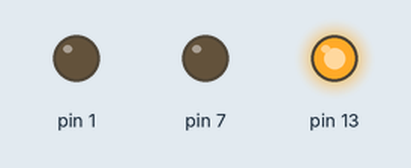
The sketch below on a simulated Arduino Uno, built with avr-gcc and run on an emulated ATmega328P. Shown: output pins drawn as LEDs (lit = HIGH).

Above: at 0.5 s.
At 2.5 s:
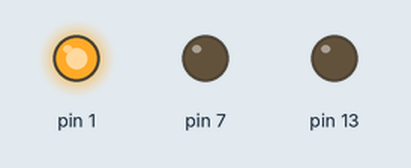
At 4.5 s:
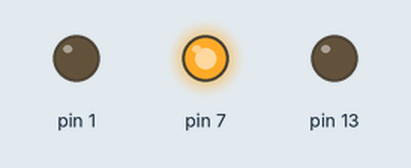
At 5.5 s:
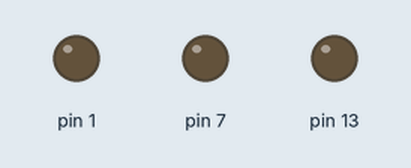
Timing chart, 0 to 7.8 s (numbered marks = the images above):
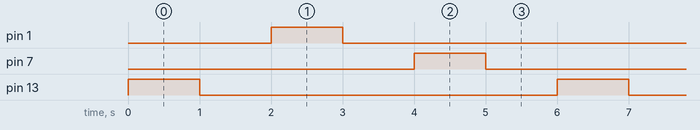

Measured:
- by itself, pin 1, pin 7, pin 13: alternates HIGH for 1.0 s and LOW for 5.0 s
- by itself, everything shown: repeats every 6.0 s, in 6 steps

The sketch:

surprising_luulia1.ino
```cpp
// C++ code
//
int Red = 13;
int Green = 1;
int Yellow = 7;
void setup()
{
  pinMode(13, OUTPUT);
  pinMode(1, OUTPUT);
  pinMode(7, OUTPUT);
}

void loop()
{
  digitalWrite(13, HIGH);
  delay(1000); // Wait for 1000 millisecond(s)
  digitalWrite(13, LOW);
  delay(1000); // Wait for 1000 millisecond(s)
  digitalWrite(1, HIGH);
  delay(1000);
  digitalWrite(1, LOW);
    delay(1000);
  digitalWrite(7, HIGH);
  delay(1000);
  digitalWrite(7, LOW);
  delay(1000);
}
```
